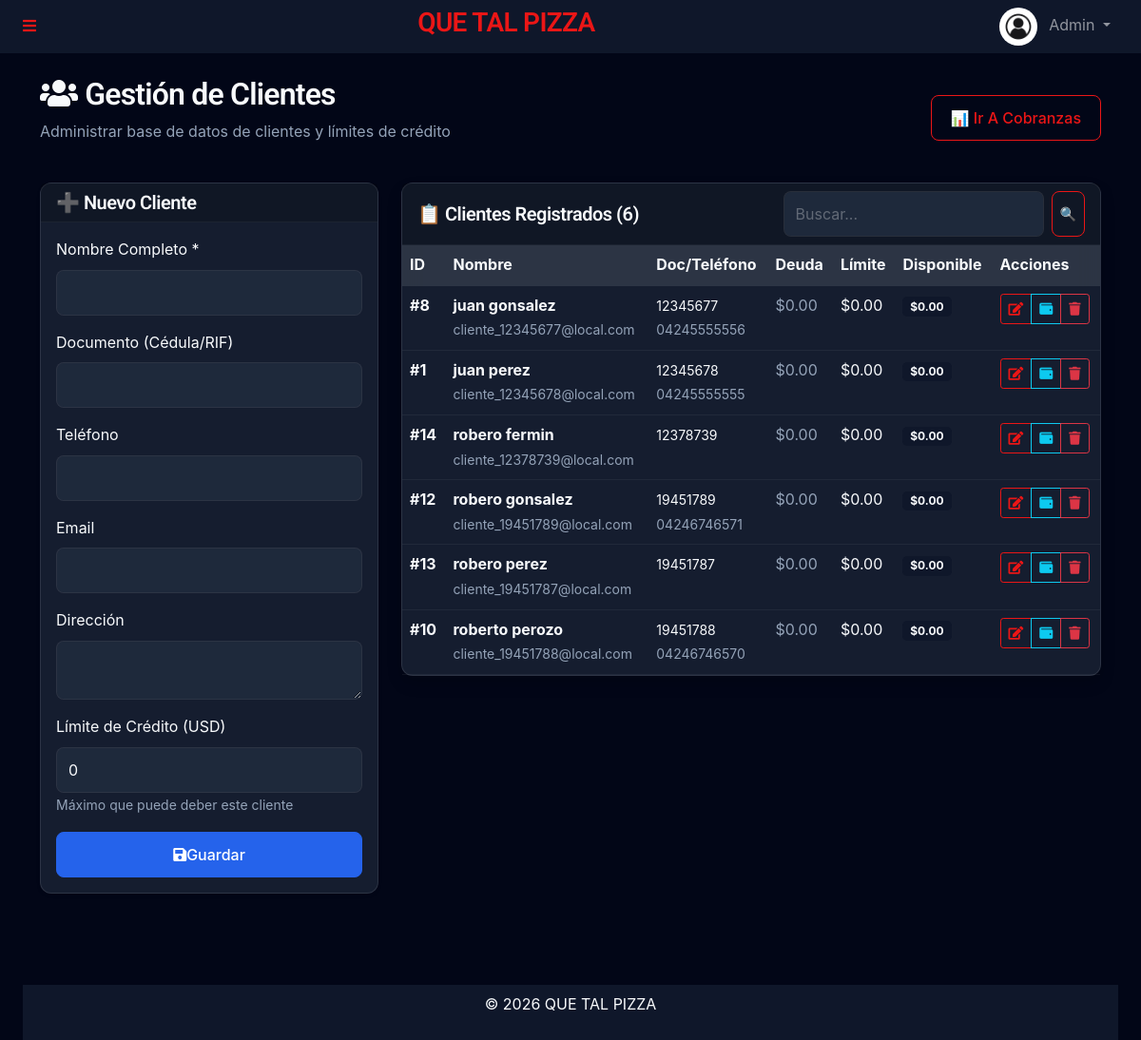
The page /admin/clientes.php (signed in) on the database as committed earlier.
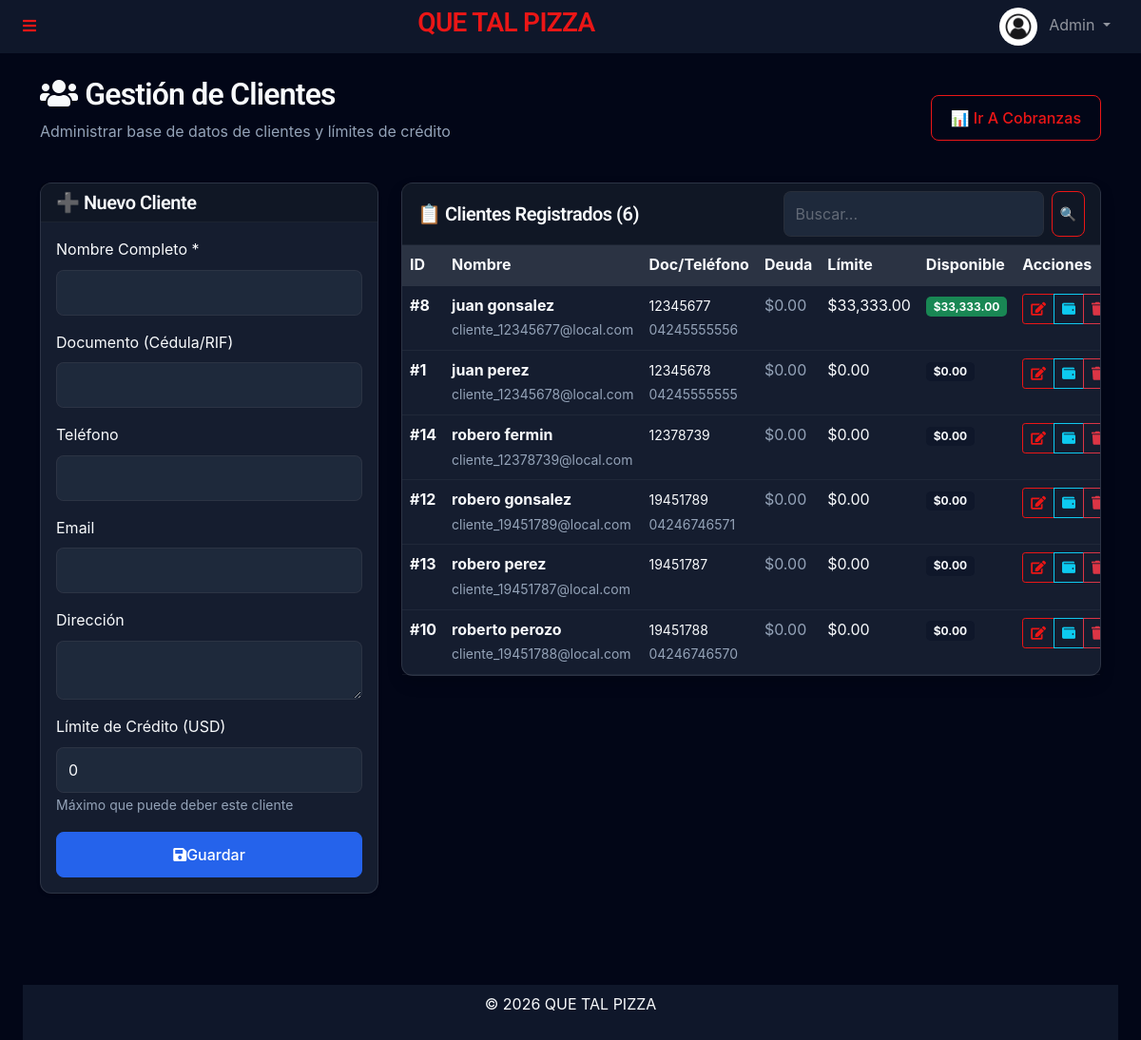
The same page on the database as committed later.
### tables this page shows
CREATE TABLE `clients` (
  `id` int(11) NOT NULL,
  `name` varchar(150) NOT NULL,
  `document_id` varchar(50) DEFAULT NULL,
  `phone` varchar(50) DEFAULT NULL,
  `email` varchar(150) DEFAULT NULL,
  `address` text DEFAULT NULL,
  `credit_limit` decimal(20,6) DEFAULT 0.000000,
  `current_debt` decimal(20,6) DEFAULT 0.000000,
  `created_at` timestamp NULL DEFAULT current_timestamp()
);

### admin/clientes.php (the view, shortened to what the changed rows need)
<?php
require_once '../templates/autoload.php';
$search = $_GET['search'] ?? '';
if ($search) {
    $stmt = $db->prepare("SELECT * FROM clients WHERE name LIKE ? OR document_id LIKE ? OR phone LIKE ? ORDER BY name");
    $stmt->execute(["%$search%", "%$search%", "%$search%"]);
} else {
    $stmt = $db->query("SELECT * FROM clients ORDER BY name");
}
$clients = $stmt->fetchAll(PDO::FETCH_ASSOC);
require_once '../templates/header.php';
?>
<div class="container mt-4 mb-5">
    <div class="d-flex justify-content-between align-items-center mb-4">
        <div>
            <h2><i class="fa fa-users me-2"></i>Gestión de Clientes</h2>
        </div>
    </div>
    <div class="row">
        <div class="col-md-8">
            <div class="card shadow">
                <div class="card-body p-0">
                    <div class="table-responsive">
                        <table class="table table-hover mb-0">
                            <thead class="table-light">
                                <tr>
                                    <th>ID</th>
                                    <th>Nombre</th>
                                    <th>Doc/Teléfono</th>
                                    <th>Deuda</th>
                                    <th>Límite</th>
                                    <th>Disponible</th>
                                    <th>Acciones</th>
                                </tr>
                            </thead>
                            <tbody>
                                <?php if (empty($clients)): ?>
                                    <tr>
                                        <td colspan="7" class="text-center py-4 text-muted">
                                            <?= $search ? '❌ No se encontraron resultados' : 'No hay clientes registrados' ?>
                                        </td>
                                    </tr>
                                <?php else: ?>
                                    <?php foreach ($clients as $c):
                                        $disponible = $c['credit_limit'] - $c['current_debt'];
                                        ?>
                                        <tr>
                                            <td><strong>#<?= $c['id'] ?></strong></td>
                                            <td>
                                                <div class="fw-bold"><?= htmlspecialchars($c['name']) ?></div>
                                                <small class="text-muted"><?= htmlspecialchars($c['email'] ?? '') ?></small>
                                            </td>
                                            <td>
                                                <small><?= htmlspecialchars($c['document_id'] ?? '') ?></small><br>
                                                <small class="text-muted"><?= htmlspecialchars($c['phone'] ?? '') ?></small>
                                            </td>
                                            <td>
                                                <?php if ($c['current_debt'] > 0): ?>
                                                    <span
                                                        class="badge bg-danger">$<?= number_format($c['current_debt'], 2) ?></span>
                                                <?php else: ?>
                                                    <span class="text-muted">$0.00</span>
                                                <?php endif; ?>
                                            </td>
                                            <td>$<?= number_format($c['credit_limit'], 2) ?></td>
                                            <td>
                                                <span class="badge bg-<?= $disponible > 0 ? 'success' : 'secondary' ?>">
                                                    $<?= number_format($disponible, 2) ?>
                                                </span>
                                            </td>
                                            <td>
                                                <div class="btn-group btn-group-sm">
                                                    <a href="?edit=<?= $c['id'] ?>" class="btn btn-outline-primary"
                                                        title="Editar">
                                                        <i class="fa fa-edit"></i>
                                                    </a>
                                                    <a href="cobranzas.php?client_id=<?= $c['id'] ?>"
                                                        class="btn btn-outline-info" title="Ver Deudas">
                                                        <i class="fa fa-wallet"></i>
                                                    </a>
                                                    <?php if ($c['current_debt'] == 0): ?>
                                                        <a href="?delete=<?= $c['id'] ?>" class="btn btn-outline-danger"
                                                            onclick="return confirm('¿Eliminar cliente <?= htmlspecialchars($c['name']) ?>?')"
                                                            title="Eliminar">
                                                            <i class="fa fa-trash"></i>
                                                        </a>
                                                    <?php endif; ?>
                                                </div>
                                            </td>
                                        </tr>
                                    <?php endforeach; ?>
                                <?php endif; ?>
                            </tbody>
                        </table>
                    </div>
                </div>
            </div>
        </div>
    </div>
</div>
<?php require_once '../templates/footer.php'; ?>

Rows that differ between the two databases and show on the page:
changed clients "juan gonsalez": credit_limit "0.00" → "33,333.00"; disponible "0.00" → "33,333.00"
